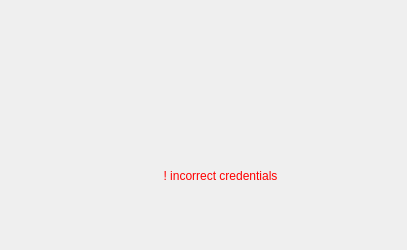
<?xml version="1.0" encoding="UTF-8"?>
<ui version="4.0">
 <class>Dialog</class>
 <widget class="QDialog" name="Dialog">
  <property name="geometry">
   <rect>
    <x>0</x>
    <y>0</y>
    <width>407</width>
    <height>250</height>
   </rect>
  </property>
  <property name="windowTitle">
   <string>Dialog</string>
  </property>
  <widget class="QLabel" name="label">
   <property name="geometry">
    <rect>
     <x>110</x>
     <y>20</y>
     <width>201</width>
     <height>151</height>
    </rect>
   </property>
   <property name="text">
    <string/>
   </property>
   <property name="pixmap">
    <pixmap>freepik-export-20240621231312VLYX.png</pixmap>
   </property>
   <property name="scaledContents">
    <bool>true</bool>
   </property>
  </widget>
  <widget class="QLabel" name="label_2">
   <property name="geometry">
    <rect>
     <x>100</x>
     <y>150</y>
     <width>241</width>
     <height>51</height>
    </rect>
   </property>
   <property name="styleSheet">
    <string notr="true">color: rgb(255, 0, 0);
font: 700 16pt &quot;Segoe UI&quot;;</string>
   </property>
   <property name="text">
    <string>! incorrect credentials</string>
   </property>
   <property name="scaledContents">
    <bool>true</bool>
   </property>
   <property name="alignment">
    <set>Qt::AlignmentFlag::AlignCenter</set>
   </property>
  </widget>
 </widget>
 <resources/>
 <connections/>
</ui>
